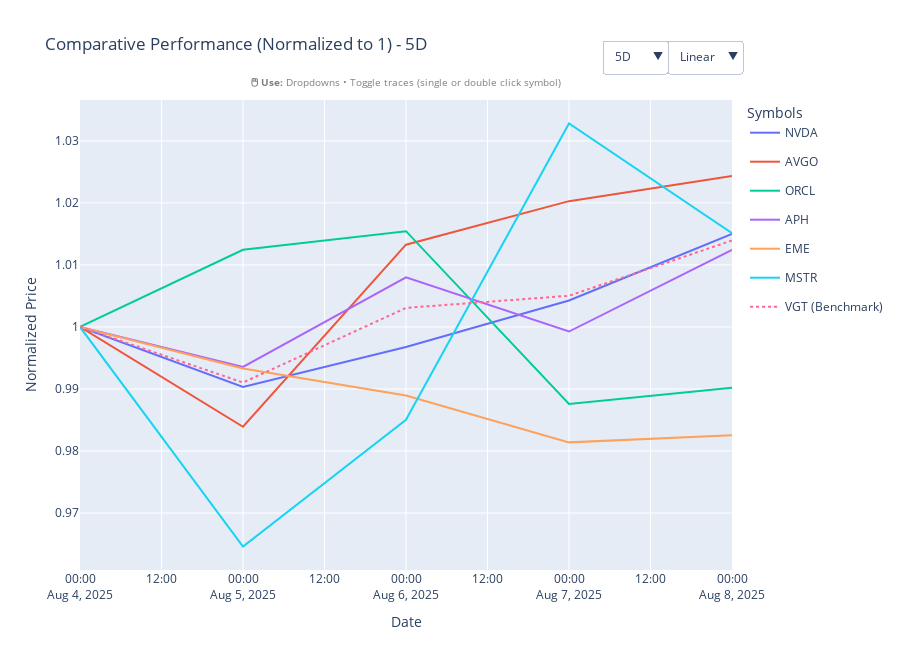

Notebook source saved alongside this figure:
### Code cell
# plot_comparative_performance(df, ticker_list)
plotting_utils.plot_comparative_performance(df, ticker_list, benchmark='VGT')
